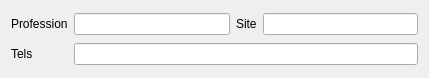
<?xml version="1.0" encoding="UTF-8"?>
<ui version="4.0">
 <class>BaseWidgets::Internal::BaseFormWidget</class>
 <widget class="QWidget" name="BaseWidgets::Internal::BaseFormWidget">
  <property name="geometry">
   <rect>
    <x>0</x>
    <y>0</y>
    <width>429</width>
    <height>78</height>
   </rect>
  </property>
  <property name="windowTitle">
   <string/>
  </property>
  <layout class="QGridLayout" name="gridLayout">
   <item row="0" column="0">
    <widget class="QLabel" name="profLabel">
     <property name="text">
      <string>Profession</string>
     </property>
    </widget>
   </item>
   <item row="0" column="1">
    <widget class="QLineEdit" name="profEdit"/>
   </item>
   <item row="0" column="2">
    <widget class="QLabel" name="profSiteLabel">
     <property name="text">
      <string>Site</string>
     </property>
    </widget>
   </item>
   <item row="0" column="3">
    <widget class="QLineEdit" name="profSiteEdit"/>
   </item>
   <item row="1" column="0">
    <widget class="QLabel" name="profTelsLabel">
     <property name="text">
      <string>Tels</string>
     </property>
    </widget>
   </item>
   <item row="1" column="1" colspan="3">
    <widget class="QLineEdit" name="profTelsEdit"/>
   </item>
  </layout>
 </widget>
 <resources/>
 <connections/>
</ui>
